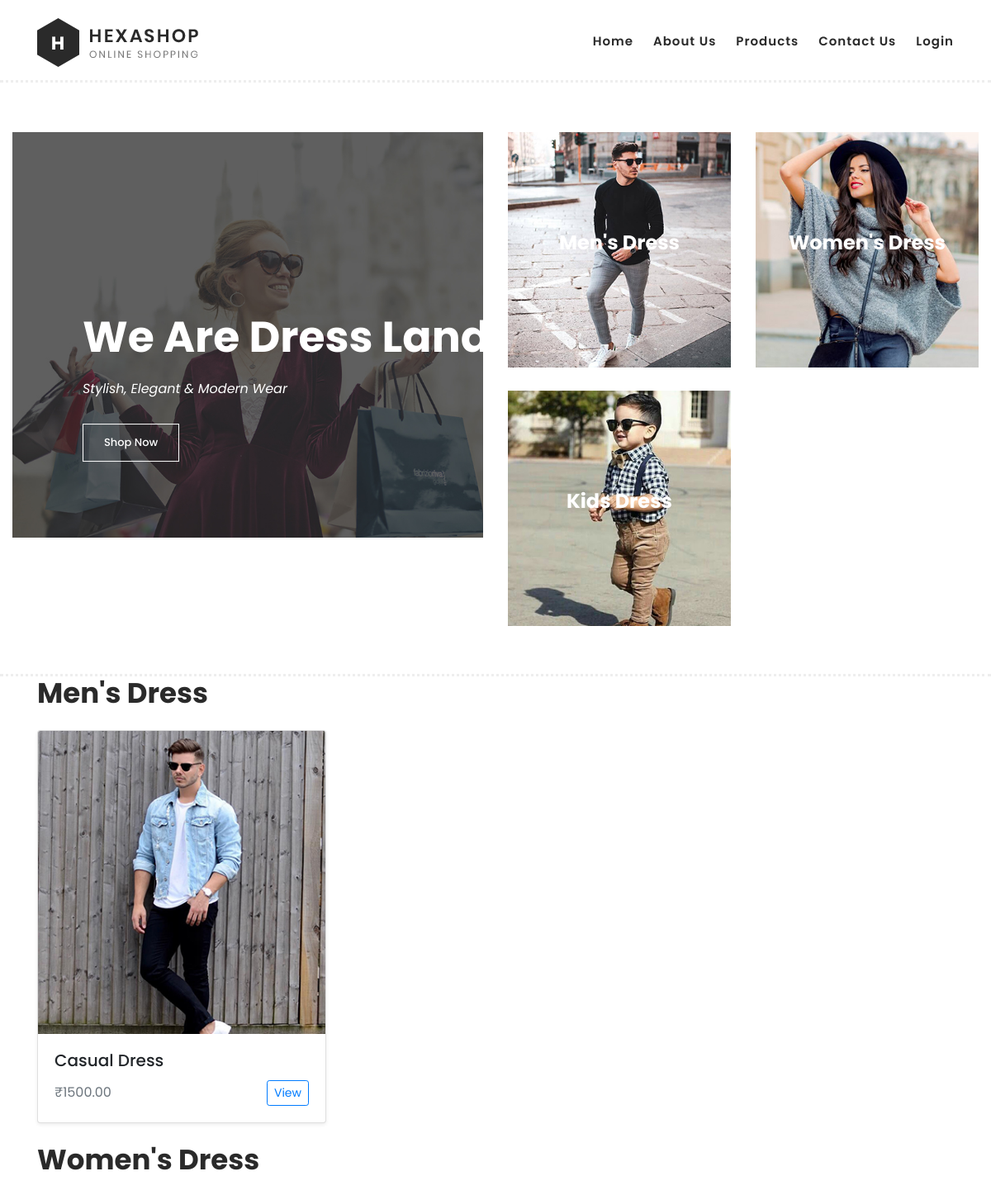
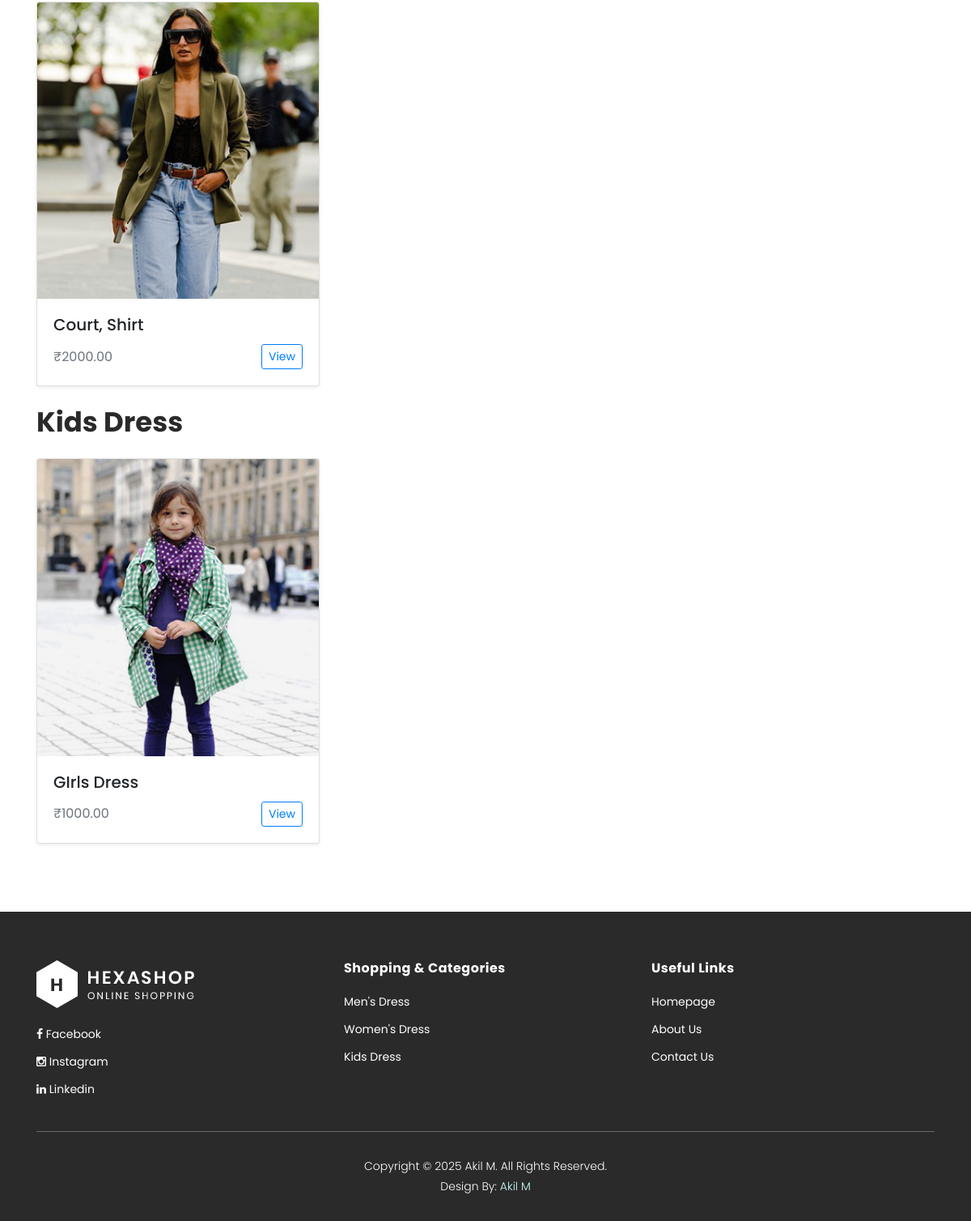
The app's page /, older data (2 pictures, top to bottom).
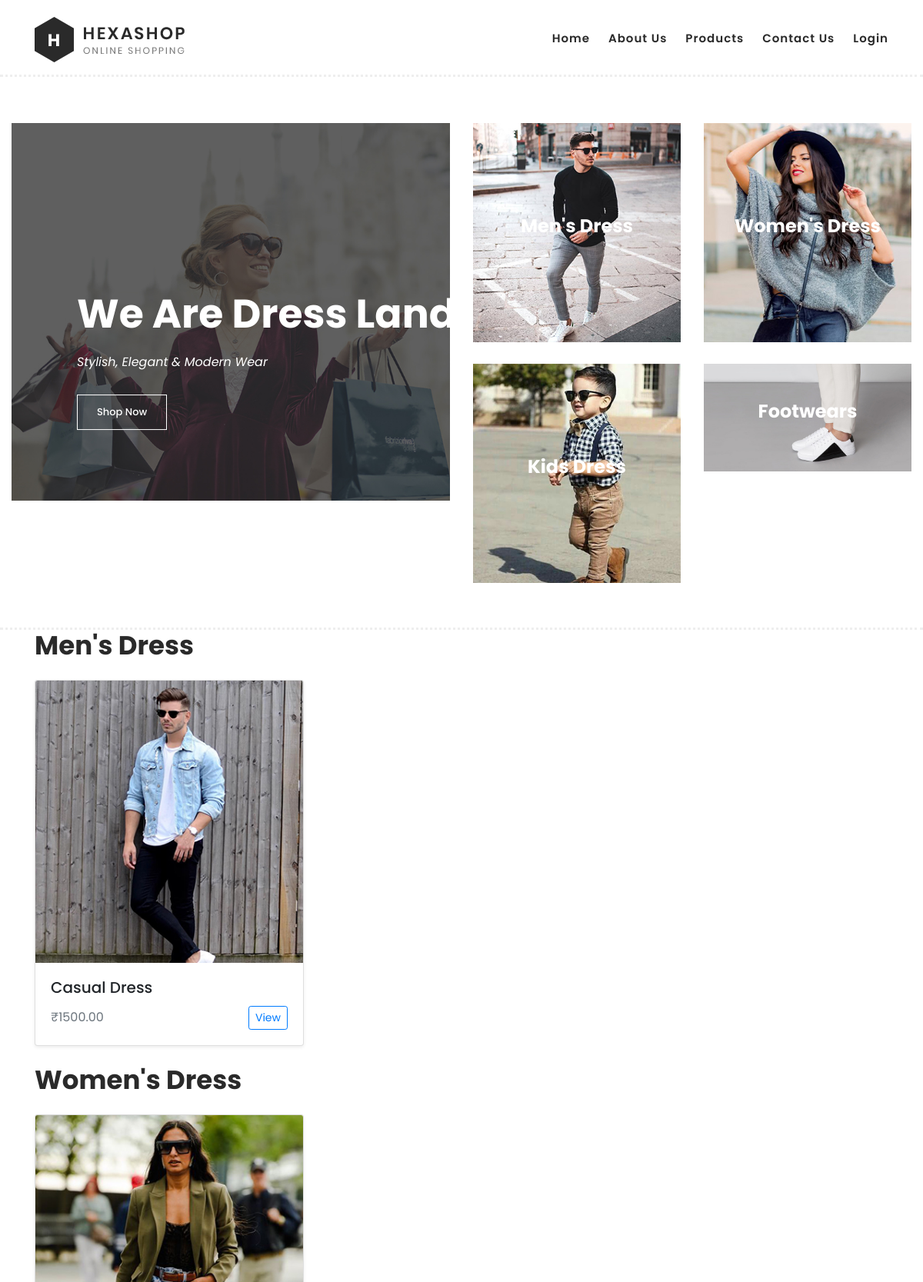
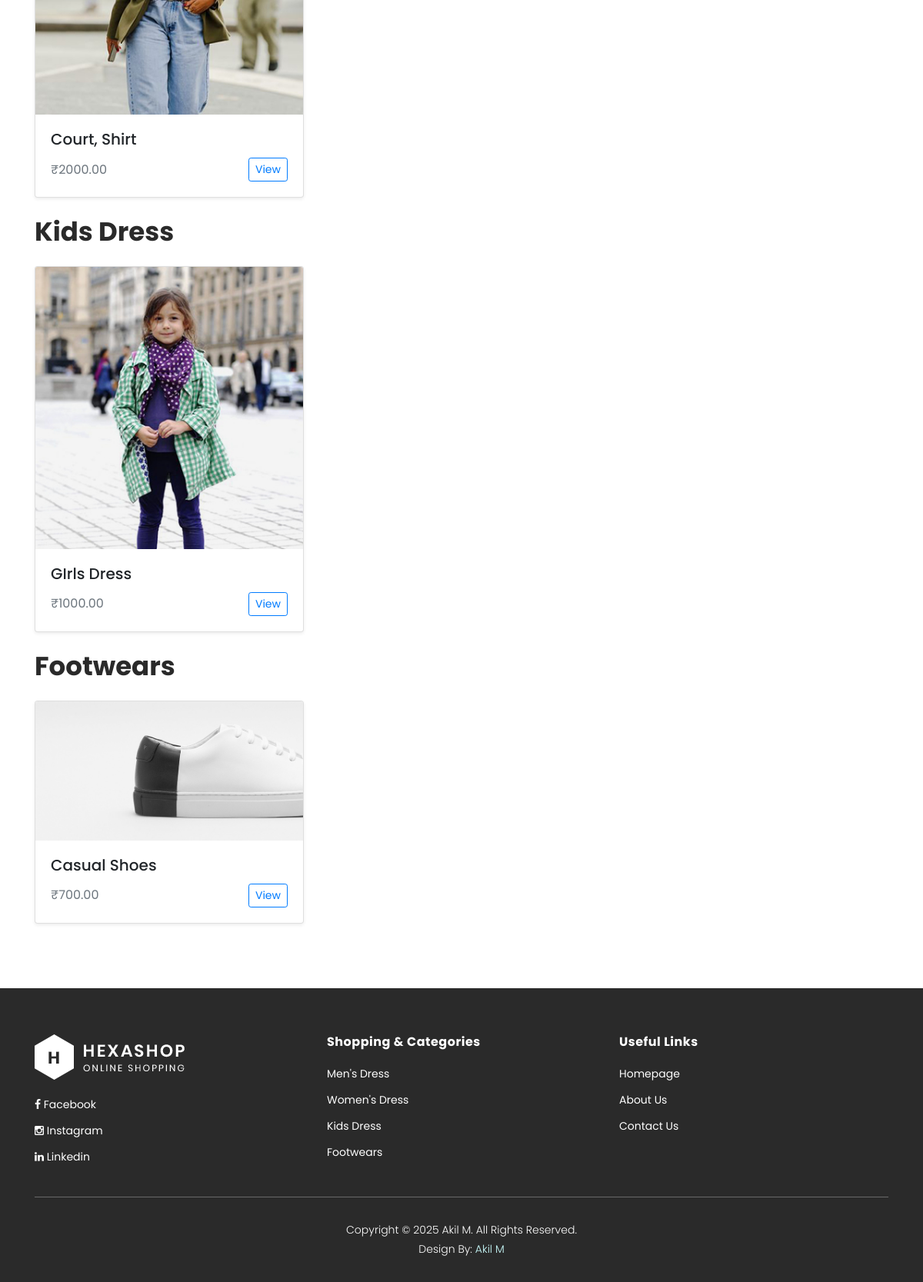
The same page, newer data (2 pictures, top to bottom).
### store/models.py (models this page shows, shortened)
class Category(models.Model):
    name = models.CharField(max_length=100)
    image = models.ImageField(upload_to='category_images/', blank=True, null=True)  # Optional image

class Dress(models.Model):
    subcategory = models.ForeignKey(SubCategory, on_delete=models.CASCADE, default=1)  # ✅ Requires SubCategory with id=1
    name = models.CharField(max_length=200)
    description = models.TextField()
    price = models.DecimalField(max_digits=10, decimal_places=2)
    image = models.ImageField(upload_to='dresses/')  # Required

### store/views.py (the view)
# urls.py: path('', views.home, name='home'),
def home(request):
    categories = Category.objects.all()
    category_dresses = {}
    for category in categories:
        dresses = Dress.objects.filter(subcategory__category=category).order_by('-id')[:3]  # Newest 3 dresses
        category_dresses[category] = dresses
    return render(request, 'home.html', {
        'categories': categories,
        'category_dresses': category_dresses
    })

### store/context_processors.py (called while the page is built)
def categories_processor(request):
    return {
        'categories': Category.objects.order_by('-id')[:4]
    }

### store/templates/home.html (shortened to what this page needs)
{% load static %}
<!DOCTYPE html>
<html lang="en">
<head>
</head>
<body>
  {% include 'partials/header.html' %}
<div class="main-banner" id="top">
    <div class="container-fluid">
        <div class="row">
            <div class="col-lg-6">
                <div class="left-content">
                    <div class="thumb">
                        <div class="inner-content">
                            <h4>We Are Dress Land</h4>
                            <span>Stylish, Elegant & Modern Wear</span>
                            <div class="main-border-button">
                                <a href="{% url 'products' %}">Shop Now</a> </div>
                        </div>
                        <img src="{% static 'images/left-banner-image.jpg' %}" alt="Banner">
                    </div>
                </div>
            </div>
            <div class="col-lg-6">
                <div class="right-content">
                    <div class="row">
                    {% for category in categories %}
                        <div class="col-lg-6">
                            <div class="right-first-image">
                                <div class="thumb">
                                    <div class="inner-content">
                                        <h4>{{ category.name }}</h4>
                                    </div>
                                    {% if category.image %}
                                    <img src="{{ category.image.url }}" alt="{{ category.name }}">
                                    {% endif %}
                                </div>
                            </div>
                        </div>
                        {% endfor %}
                    </div>
                </div>
            </div>
        </div>
    </div>
</div>
{% for category, dresses in category_dresses.items %}
<section class="section">
        <div class="container">
            <div class="row">
                <div class="col-lg-6">
                    <div class="section-heading">
                        <h2>{{ category.name }}</h2>
                    </div>
                </div>
            </div>
        </div> <br>
    <div class="container">
        <div class="row">
            {% for dress in dresses %}
            <div class="col-md-4">
                <div class="card mb-4 shadow-sm">
                    {% if dress.image %}
                    <a href="{% url 'single_product' dress.id %}"><img src="{{ dress.image.url }}" class="card-img-top" alt="{{ dress.name }}"></a>
                    {% endif %}
                    <div class="card-body">
                        <h5 class="card-title">{{ dress.name }}</h5>
                        <div class="d-flex justify-content-between align-items-center">
                            <span class="text-muted">₹{{ dress.price }}</span>
                            <a href="{% url 'single_product' dress.id %}" class="btn btn-sm btn-outline-primary">View</a>
                        </div>
                    </div>
                </div>
            </div>
            {% endfor %}
        </div>
    </div>
</section>
{% endfor %}
{% include 'partials/footer.html' %}
</body>
</html>

### store/templates/partials/header.html (shortened to what this page needs)
{% load static %}
<!DOCTYPE html>
<html lang="en">
<head>
    <link rel="stylesheet" href="{% static 'css/bootstrap.min.css' %}">
    <link rel="stylesheet" href="{% static 'css/font-awesome.css' %}">
    <link rel="stylesheet" href="{% static 'css/templatemo-hexashop.css' %}">
    <link rel="stylesheet" href="{% static 'css/owl-carousel.css' %}">
    <link rel="stylesheet" href="{% static 'css/lightbox.css' %}">
</head>
<body>
<header class="header-area header-sticky">
    <div class="container">
        <div class="row">
            <div class="col-12">
                <nav class="main-nav">
                    <a href="/" class="logo">
                        <img src="{% static 'images/logo.png' %}" alt="Dress Land">
                    </a>
                    <ul class="nav">
                        <li><a href="/">Home</a></li>
                        <li><a href="{% url 'about' %}">About Us</a></li>
                        <li><a href="{% url 'products' %}">Products</a></li>
                        <li><a href="{% url 'contact' %}">Contact Us</a></li>
                        {% if request.user.is_authenticated %}
                            <li><a href="{% url 'profile' %}">Profile</a></li>
                            <li><a href="{% url 'logout' %}">Logout</a></li>
                        {% else %}
                            <li><a href="{% url 'login' %}">Login</a></li>
                        {% endif %}
                    </ul>
                </nav>
            </div>
        </div>
    </div>
</header>
</body>
</html>

### store/templates/partials/footer.html (shortened to what this page needs)
{% load static %}
<!DOCTYPE html>
<html lang="en">
<footer>
        <div class="container">
            <div class="row">
                <div class="col-lg-4">
                    <div class="first-item">
                        <div class="logo">
                            <img src="{% static 'images/white-logo.png' %}" alt="hexashop ecommerce templatemo">
                        </div>
                        <ul>
                            <li><a href="#"><i class="fa fa-facebook"></i> Facebook</a></li>
                            <li><a href="#"><i class="fa fa-instagram"></i> Instagram</a></li>
                            <li><a href="#"><i class="fa fa-linkedin"></i> Linkedin</a></li>
                        </ul>
                    </div>
                </div>
                <div class="col-lg-4">
                    <h4>Shopping &amp; Categories</h4>
                    {% for category in categories %}
                    <ul>
                        <li><a href="{% url 'category_detail' category.id %}">{{ category.name }}</a></li>
                    </ul>
                    {% endfor %}
                </div>
                <div class="col-lg-4">
                    <h4>Useful Links</h4>
                    <ul>
                        <li><a href="/">Homepage</a></li>
                        <li><a href="{% url 'about' %}">About Us</a></li>
                        <li><a href="{% url 'contact' %}">Contact Us</a></li>
                    </ul>
                </div>
                <div class="col-lg-12">
                    <div class="under-footer">
                        <p>Copyright © 2025 Akil M. All Rights Reserved.
                        <br>Design By: <a href="#" target="_parent" title="free css templates">Akil M</a>
                    </div>
                </div>
            </div>
        </div>
    </footer>
</html>

Row changes from the older to the newer data that the page shows:
added Category: name "Footwears", image (picture)
added Dress: image (picture), name "Casual Shoes", price "700.00", shown under "Footwears"
